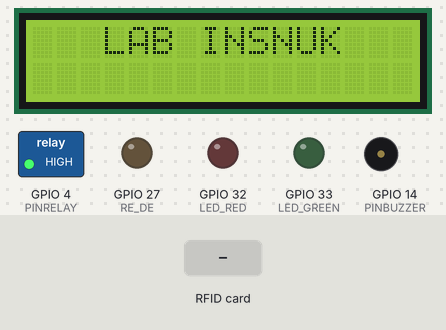
Bench run of a sketch on a simulated ESP32. On the bench: 16×2 character LCD, switched loads named in the sketch (green lamp = pin HIGH), output pins drawn as LEDs (lit = HIGH), buzzer (waves = sounding). The inputs (shaded band) are chosen by the test bench. WiFi joins after 1.5 s; servers stay silent unless stated; no MQTT or app messages arrive unless stated; what the sketch prints to the serial monitor is not drawn.

Above: at 4.5 s.
4.6 s: RFID card 5E 7A 19 C4 held to the reader
At 5.5 s:
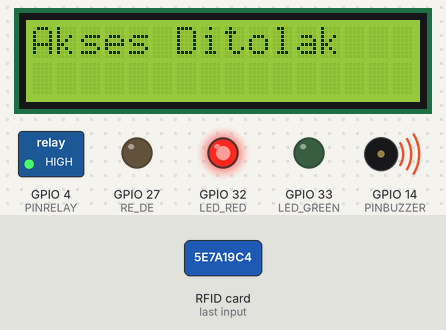
Timing chart, 0 to 10.1 s (numbered marks = the images above; inputs shaded):
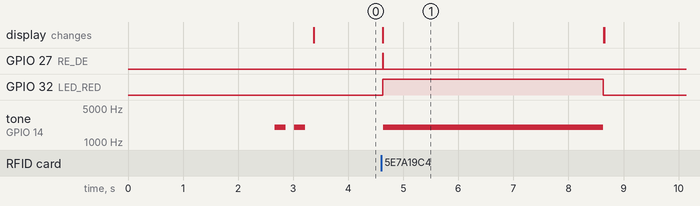

The sketch:

rfid.ino
```cpp
// ======================= //
//   ESP32 RFID + RS485   //
// ======================= //
#include <SPI.h>
#include <RFID.h>
#include <WiFi.h>
#include <PubSubClient.h>
#include <LiquidCrystal_I2C.h>

//========= WiFi ======================//
char* ssid = "WIFI_SSID";
char* pass = "wifi_password";

//========= RFID UID ==================//
String UID_Access = "243 39 158 52";

//========= MQTT ======================//
char *mqttServer = "broker.emqx.io";
int mqttPort = 1883;
String myClientID = "12324324523";

String Topic_1 = "JogloAtas/data/door";
String Topic_2 = "JogloAtas/data/alarm";

WiFiClient wifiClient;
PubSubClient mqttClient(wifiClient);

//========= RFID ======================//
#define SS_PIN 5
#define RST_PIN 15
RFID rfid(SS_PIN, RST_PIN);

//========= Hardware ==================//
#define PINRELAY   4
#define PINBUZZER  14
#define LED_RED    32
#define LED_GREEN  33

LiquidCrystal_I2C lcd(0x27, 16, 2);

//========= BUZZER ====================//
#define BUZZER_FREQ 2000

//========= RS485 =====================//
#define RXD2   25
#define TXD2   26
#define RE_DE  27

// ======================= //
//          SETUP         //
// ======================= //
void setup() {
  Serial.begin(9600);
  Serial2.begin(9600, SERIAL_8N1, RXD2, TXD2);

  SPI.begin();

  pinMode(PINRELAY, OUTPUT);
  pinMode(LED_RED, OUTPUT);
  pinMode(LED_GREEN, OUTPUT);
  pinMode(RE_DE, OUTPUT);

  digitalWrite(PINRELAY, HIGH);
  digitalWrite(RE_DE, LOW); // RECEIVE MODE

  ledcAttach(PINBUZZER, BUZZER_FREQ, 8);
  buzzerOff();

  lcd.init();
  lcd.backlight();

  rfid.init();

  connectToWIFI();
  mqttClient.setServer(mqttServer, mqttPort);
  connect_to_broker(myClientID);

  mqtt_publish(Topic_1, 0);

  buzzerBeep(2, 200);
}

// ======================= //
//           LOOP         //
// ======================= //
void loop() {
  lcd.setCursor(3, 0);
  lcd.print("LAB INSNUK");

  if (rfid.isCard() && rfid.readCardSerial()) {

    String rfidCard = String(rfid.serNum[0]) + " " +
                      String(rfid.serNum[1]) + " " +
                      String(rfid.serNum[2]) + " " +
                      String(rfid.serNum[3]);

    Serial.println(rfidCard);

    // ===== AKSES DITERIMA =====
    if (rfidCard == UID_Access) {
      lcd.clear();
      lcd.print("Akses Diterima");

      digitalWrite(LED_GREEN, HIGH);
      buzzerBeep(2, 200);

      digitalWrite(PINRELAY, LOW);
      mqtt_publish(Topic_1, 1);

      kirimRS485('1');   // RADAR ON

      delay(5000);

      digitalWrite(PINRELAY, HIGH);
      mqtt_publish(Topic_1, 0);

      digitalWrite(LED_GREEN, LOW);
      lcd.clear();
    }

    // ===== AKSES DITOLAK =====
    else {
      lcd.clear();
      lcd.print("Akses Ditolak");

      digitalWrite(LED_RED, HIGH);
      mqtt_publish(Topic_2, 1);

      kirimRS485('0');   // RADAR OFF

      buzzerOn();
      delay(4000);
      buzzerOff();

      mqtt_publish(Topic_2, 0);
      digitalWrite(LED_RED, LOW);
      lcd.clear();
    }

    rfid.halt();
  }

  mqttClient.loop();
}

// ======================= //
//        FUNCTIONS       //
// ======================= //

void kirimRS485(char data) {
  digitalWrite(RE_DE, HIGH);   // TRANSMIT
  delay(5);
  Serial2.write(data);
  Serial2.flush();
  delay(5);
  digitalWrite(RE_DE, LOW);    // RECEIVE
}

void buzzerOn() {
  ledcWriteTone(PINBUZZER, BUZZER_FREQ);
}

void buzzerOff() {
  ledcWriteTone(PINBUZZER, 0);
}

void buzzerBeep(int jumlah, int durasi) {
  for (int i = 0; i < jumlah; i++) {
    buzzerOn();
    delay(durasi);
    buzzerOff();
    delay(150);
  }
}

void connectToWIFI() {
  WiFi.begin(ssid, pass);
  while (WiFi.status() != WL_CONNECTED) delay(500);
}

void connect_to_broker(String clientID) {
  while (!mqttClient.connected()) {
    mqttClient.connect(clientID.c_str());
    delay(1000);
  }
}

void mqtt_publish(String topic, int payload) {
  mqttClient.publish(topic.c_str(), String(payload).c_str());
}
```

Measured:
- after the input at 4.6 s, GPIO 27 (RE_DE): LOW → HIGH at once, → LOW 0.01 s later; GPIO 32 (LED_RED): LOW → HIGH at once, → LOW 4.0 s later; tone on GPIO 14 (PINBUZZER): silent → 2000 Hz at once, → silent 4.0 s later; the display: changes at once (image 1)
